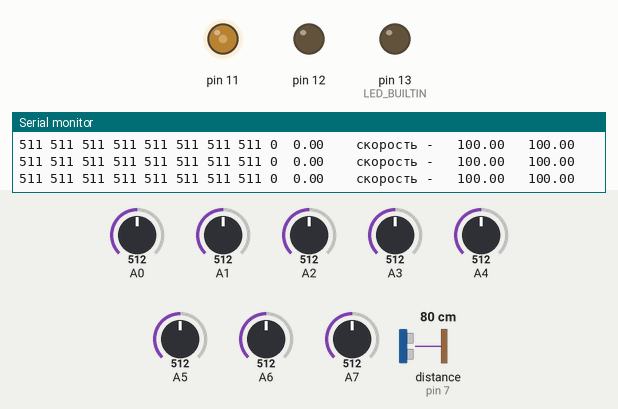
Bench run of a sketch on a simulated Arduino Nano, built with avr-gcc and run on an emulated ATmega328P. On the bench: output pins drawn as LEDs (lit = HIGH), the last lines printed to the serial monitor. The test bench sets the inputs (shaded band); at power-on: A0 = 512, A1 = 512, A4 = 512, A2 = 512, A3 = 512, A5 = 512, A6 = 512, A7 = 512, distance to the obstacle (sensor on pin 7) 80 cm. The echo pulse lasts 58.3 µs per cm.

Above: at 11.7 s.
11.8 s: A0 set to 716
At 12.3 s:
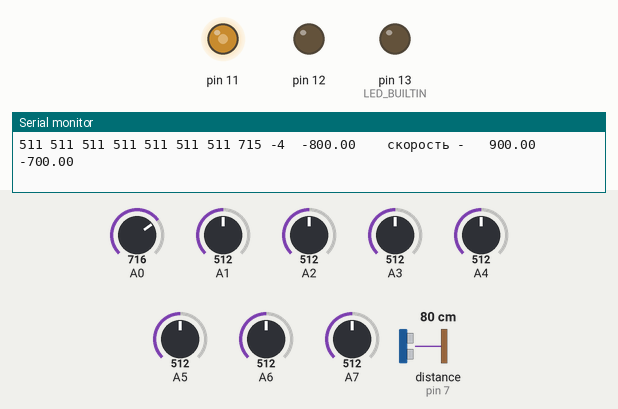
13.3 s: A1 set to 533
16.3 s: A1 set to 560
At 17.5 s:
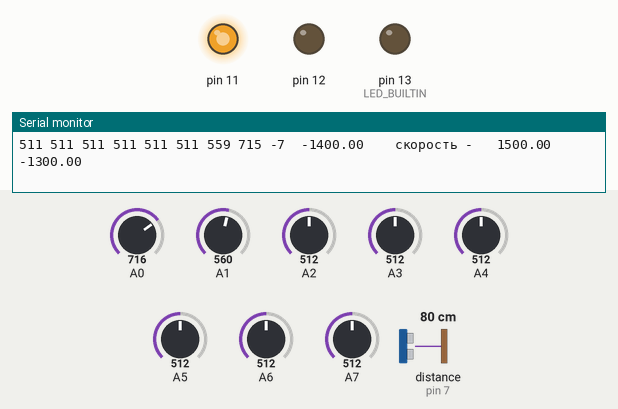
17.8 s: A4 set to 538
20.8 s: A4 set to 563
At 22.0 s:
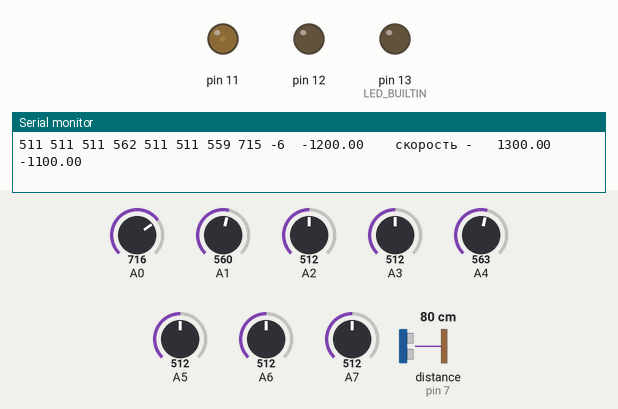
22.3 s: A2 set to 112
25.3 s: A2 set to 93
Timing chart, 0 to 28.3 s (numbered marks = the images above; inputs shaded):
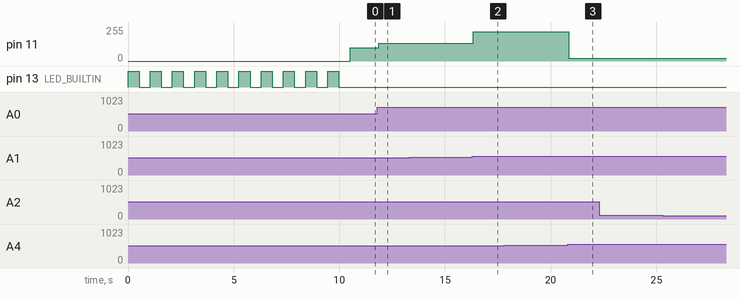

The sketch:

resqueLine1.ino
```cpp
#include <VarSpeedServo.h>  //Установи библиотеку, если не работает. Но много времени ей можно не уделяем, пока не поедем
#include <QTRSensors.h>
#include <NewPing.h>

NewPing sonar(8, 7, 500); // Сонар: Trig = 8, Echo нужно указать.

QTRSensors qtr;

VarSpeedServo leftServo; //Объекты серв
VarSpeedServo rightServo; //Объекты серв
const int leftServoPin = 9; // the digital pin used for the first servo
const int rightServoPin = 10; // the digital pin used for the second servo

struct Color {
  int S0;
  int S1;
  int S2;
  int S3;
  int sensorOut;
  int red, green, blue;
};
Color leftColor = Color{28,29,32,33,4, 0, 0, 0};
Color rightColor = Color{30,31,35,35, 5, 0, 0, 0};
struct Go {
  int forward;
  int revers;
  int spd;
};
Go leftMotor = Go{44, 45, 11};  //Указать Digital пины. ENA и EMB могут быть перепутаны.
Go rightMotor = Go{47, 46, 12}; //Указать Digital пины. ENA и EMB могут быть перепутаны.


struct {
  int err = 0;
  float integral = 0;
  float lastErr = 0;
  float kp = 200;
  float ki = 0;
  float kd = 0;
  float dt = 1;
  float OUT = 0;  //Переменная, в которую будут поступать данные из ПИДа.
  float plank = 0;  //Переменная для среднего числа датчика линии.
  float OUTprevious;
} pid;

int distance = 0;
float dt = 0.08;

const uint8_t SensorCount = 8;
int sensorValues[SensorCount];
int tmp = 0;
int sped = 100;
int freq = 0;

//функция для датчиков цвета
int color(Color funcColor, int k) {
  pinMode(funcColor.S0, OUTPUT);
  pinMode(funcColor.S1, OUTPUT);
  pinMode(funcColor.S2, OUTPUT);
  pinMode(funcColor.S3, OUTPUT);
  pinMode(funcColor.sensorOut, INPUT);
  digitalWrite(funcColor.S0, HIGH);
  digitalWrite(funcColor.S1, LOW);

  //R
  digitalWrite(funcColor.S2, 0);
  digitalWrite(funcColor.S3, 0);
  freq = pulseIn(funcColor.sensorOut, 0);
  funcColor.red = map(constrain(freq, 70, 120), 70, 120, 255, 0);
  Serial.print("\t");
  Serial.print("R");
  Serial.print(funcColor.red);


  //G
  digitalWrite(funcColor.S2, 1);
  digitalWrite(funcColor.S3, 1);
  freq = pulseIn(funcColor.sensorOut, 0);
  funcColor.green = map(constrain(freq, 100, 200), 100, 200, 255, 0);
  Serial.print("\t");
  Serial.print("G");
  Serial.print(funcColor.green);

  //B
  digitalWrite(funcColor.S2, 0);
  digitalWrite(funcColor.S3, 1);
  freq = pulseIn(funcColor.sensorOut, 0);
  funcColor.blue = map(constrain(freq, 60, 100), 60, 100, 255, 0);
  Serial.print("\t");
  Serial.print("B");
  Serial.print(funcColor.blue);
  Serial.println("\t");

  if((funcColor.red < 255)&&(funcColor.green == 255)&&(funcColor.blue <= 255)){
    return k*5;
  }else{
    return 0;
  }

}


void moving (Go funcMotor, bool forvard, bool revers, int spd) {
  if (spd <= -1) {
    digitalWrite(funcMotor.forward, 0);
    digitalWrite(funcMotor.revers, 0);
    analogWrite(funcMotor.spd, 0);
  } else {
    digitalWrite(funcMotor.forward, forvard);
    digitalWrite(funcMotor.revers, revers);
    analogWrite(funcMotor.spd, spd);
  }
}


void setup() {

  /*leftServo.attach(leftServoPin);  // Привязка левой сервы к пину 6
    leftServo.write(0,255,false); // Начальное положение, выставляется с максимальной скоростью
    rightServo.attach(rightServoPin);  // Привязка правой сервы к пину 7
    rightServo.write(0,255,true);  // set the intial position of the servo, as fast as possible, wait until done
  */
  pinMode(LED_BUILTIN, OUTPUT);//Лампочка на плате для удобного отслеживания процесса калибровки.

  qtr.setTypeAnalog();
  qtr.setSensorPins((const uint8_t[]) {
    A7, A6, A5, A4, A3, A2, A1, A0
  }, SensorCount);
  qtr.setEmitterPin(2);

  //Калибровка - снимаем 20 показаний с каждого датчика 10 раз, находим максимум и мунимум (чёрный и белый).
   for (uint8_t i = 0; i < 10; i++) {
    //moving(); В дальнейшем робот должен двигаться во время калибровки.
    digitalWrite(LED_BUILTIN, HIGH);
    qtr.calibrate();
    delay(500);
    digitalWrite(LED_BUILTIN, LOW);
    qtr.calibrate();
    delay(500);
  }
  //Калибровка автоматичческая
  /*delay(1000);
   for (uint8_t i = 0; i < 5; i++) {
     moving(leftMotor,1,0,40);
     moving(rightMotor,0,1,40);
     qtr.calibrate();}
   for (uint8_t i = 0; i < 10; i++) {
     moving(leftMotor,0,1,80);
     moving(rightMotor,1,0,40);
     qtr.calibrate();}
   for (uint8_t i = 0; i < 5; i++) {
     moving(leftMotor,1,0,40);
     moving(rightMotor,0,1,40);
     qtr.calibrate();}
*/


  Serial.begin(9600);

}


void loop() {
  //Serial.println(sonar.ping_cm());
  distance = sonar.ping_cm();
  qtr.read(sensorValues);


  int local_k = -4; //Число от -4 до +4 (без нуля), на которое домножаем ошибку с каждого датчика слева направо [-4,-3,-2,-1,+1,+2,+3,+4].
  pid.err = 0;
  for (uint8_t i = 0; i < 8; i++) {
    Serial.print(sensorValues[i]);
    Serial.print(" ");
 pid.plank = map(sensorValues[i], qtr.calibrationOn.minimum[i], qtr.calibrationOn.maximum[i], 0, 100);
      if (pid.plank<50){ // 79 - число, которое зависит исключительно от высоты, и от сенсы, которая нам нужна. Это 80% между 0-100%
      sensorValues[i] = 0;
    } else{
    sensorValues[i] = 1;}

 // Serial.print(sensorValues[i]* local_k);
  //Serial.print(" ");


  //Serial.print(pid.plank);
  //Serial.print(" ");

 pid.err += sensorValues[i] * local_k; //+ (color(leftColor, -1) + color(rightColor, 1));
  local_k++;
  if (local_k == 0) {
    local_k = 1; // Ноль пропустили
  }
  //Serial.print(sensorValues[i]);
  //Serial.print(" ");
  }
  //Serial.print("\t");

 /*Serial.print(color(leftColor, -1));
 Serial.print("\t");
 Serial.print(color(rightColor, 1));
 Serial.print("\t");
 Serial.println();*/

  //ПИД
  pid.err = 0 - pid.err;
  if ((pid.err == 0) && (sensorValues[3] == 1)&&(sensorValues[0] == 0)) {
    pid.integral = 0;
  }
  else {
    pid.integral = pid.integral + pid.err * pid.dt * pid.ki;
  }
  float D = (pid.err - pid.lastErr) / pid.dt;
  pid.lastErr = pid.err;
  pid.OUT = pid.err * pid.kp + pid.integral + D * pid.kd;
  //Конец ПИДов


  moving(leftMotor, 1, 0, sped - pid.OUT);//*constrain(abs((pid.OUT - pid.OUTprevious)*dt), 0.1,50));
  moving(rightMotor, 1, 0, sped + pid.OUT);//*constrain(abs((pid.OUT - pid.OUTprevious)*dt), 0.1,50));


  pid.OUTprevious = pid.OUT;

  Serial.print(pid.err);
  Serial.print("\t");
  Serial.print(pid.OUT);
  Serial.print("\t");
  Serial.print("  скорость -   ");
  Serial.print((sped - pid.OUT)*constrain(abs((pid.OUT - pid.OUTprevious)*dt), 1,50));
  Serial.print("   ");
  Serial.print((sped + pid.OUT)*constrain(abs((pid.OUT - pid.OUTprevious)*dt), 1,50));


  //leftServo.write(180,127,false);  //(градус (0-180), 127 - быстрая скорость, false значит, что серва будет будет крутиться одновременно со следующими до ближайшего true включительно)
  //rightServo.write(180,127,true);  // тут у сервы true - это значит, что эта серва и все сервы до неё (у которых false) работают одновременно
  //leftServo.write(0,30,false);     //(градус (0-180), 30 - медленная скорость, false значит, что серва будет будет крутиться одновременно со следующими до ближайшего true включительно)
  //rightServo.write(0,30,true);     // если непонятно, про true и false Ваня может нормально объяснить

  //Тут могут быть switch case по последнему положению lastFlag. Ссылка на код, где они остались  https://github.com/dmitrypavlikov/ResqueLine/blob/line-1.0/resqueLine1.ino


Serial.println();
}
```

Measured:
- the behaviour switches between 550 and 551 on A1 (found by bisection; images 1 and 2)
- the behaviour switches between 550 and 551 on A4 (found by bisection; images 2 and 3)
- after the input at 11.8 s, pin 11: 100/255 → 132/255 after 0.07 s
- after the input at 16.3 s, pin 11: 132/255 → 220/255 at once
- after the input at 20.8 s, pin 11: 220/255 → 20/255 after 0.05 s
